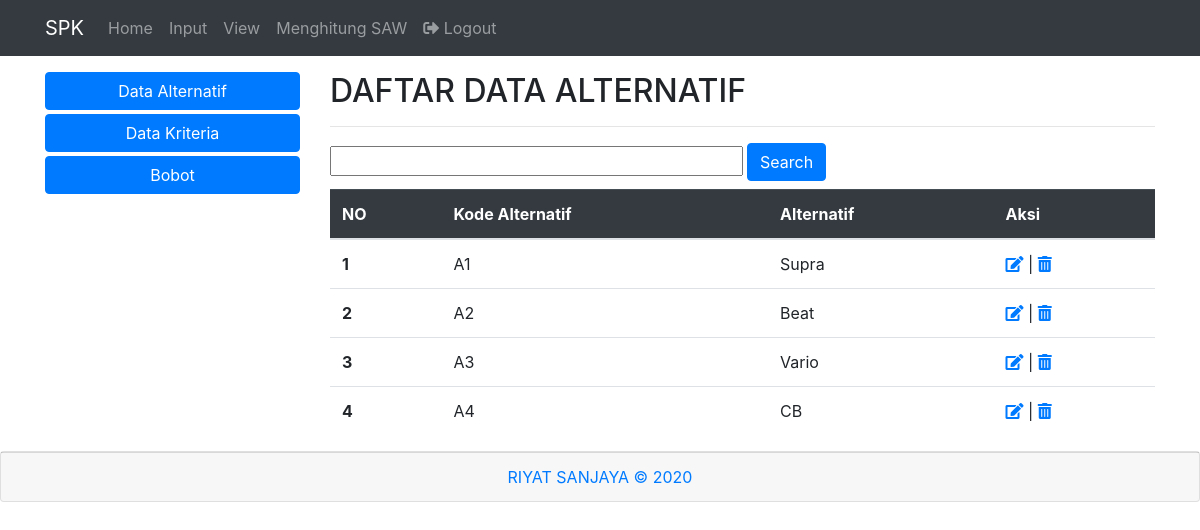
Page /view.php (signed in) on the committed database.
### tables this page shows
CREATE TABLE `alternatif` (
  `kAlternatif` varchar(11) NOT NULL,
  `nmAlternatif` varchar(200) NOT NULL
);

### view.php (the view, shortened to what this page needs)
<?php
require_once "koneksi.php";
$query = 'SELECT * FROM alternatif';
if ( isset($_POST["search"]) ) {
  $cari = $_POST['cari'];
  $query = "SELECT * FROM alternatif
                WHERE
                kAlternatif LIKE '%$cari%' OR
                nmAlternatif LIKE '%$cari%'
                ";
} else {
  $query = 'SELECT * FROM alternatif';
}
$result = mysqli_query($conn, $query);
?>
<?php require_once 'tampletes/header.php'; ?>
<div class="container">
  <div class="row">
    <div class="col-3 mt-3">
      <a class="d-block btn btn-primary" href="view.php">Data Alternatif</a>
      <a class="d-block btn btn-primary mt-1" href="vkreteria.php">Data Kriteria</a>
      <a class="d-block btn btn-primary mt-1" href="vbobot.php">Bobot</a>
    </div>
    <div class="col-9 mt-3">
        <h2>DAFTAR DATA ALTERNATIF</h2>
        <hr>
            <form action="" method="post">
              <input type="text" for="cari" name="cari" class="col-sm-6" autofocus autocomplete="off">
              <button type="submit" name="search" id="cari" class="btn btn-primary">Search</button>
            </form>
        <table class="table table-hover mt-2">
        <thead class="table-dark">
            <tr>
            <th scope="col">NO</th>
            <th scope="col">Kode Alternatif</th>
            <th scope="col">Alternatif</th>
            <th scope="col">Aksi</th>
            </tr>
        </thead>
        <tbody>
        <?php $no=1; ?>
        <?php while ($row = mysqli_fetch_assoc($result)) : ?>
            <tr>
            <th scope="row"><?= $no;?></th>
            <td><?= $row["kAlternatif"];?></td>
            <td><?= $row["nmAlternatif"];?></td>
            <td>
                <a href="editDataAlternatif.php?id=<?= $row["kAlternatif"];?>"><i class="fas fa-edit"></i></a>  |
                <a href="hapusalternatif.php?id=<?= $row["kAlternatif"];?>" onclick="return confirm('yakin ingin menghapus?');"><i class="fas fa-trash-alt"></i></a>
            </td>
            </tr>
        <?php $no++; ?>
        <?php endwhile; ?>
        </tbody>
        </table>
    </div>
  </div>
</div>
<?php require_once 'tampletes/footer.php'; ?>

### css/style.css (style rules this page uses)
body { background-colorS: rgba(255, 255, 255, 0.918); }

### rows in the picture
alternatif: kAlternatif "A1", nmAlternatif "Supra"
alternatif: kAlternatif "A2", nmAlternatif "Beat"
alternatif: kAlternatif "A3", nmAlternatif "Vario"
alternatif: kAlternatif "A4", nmAlternatif "CB"
